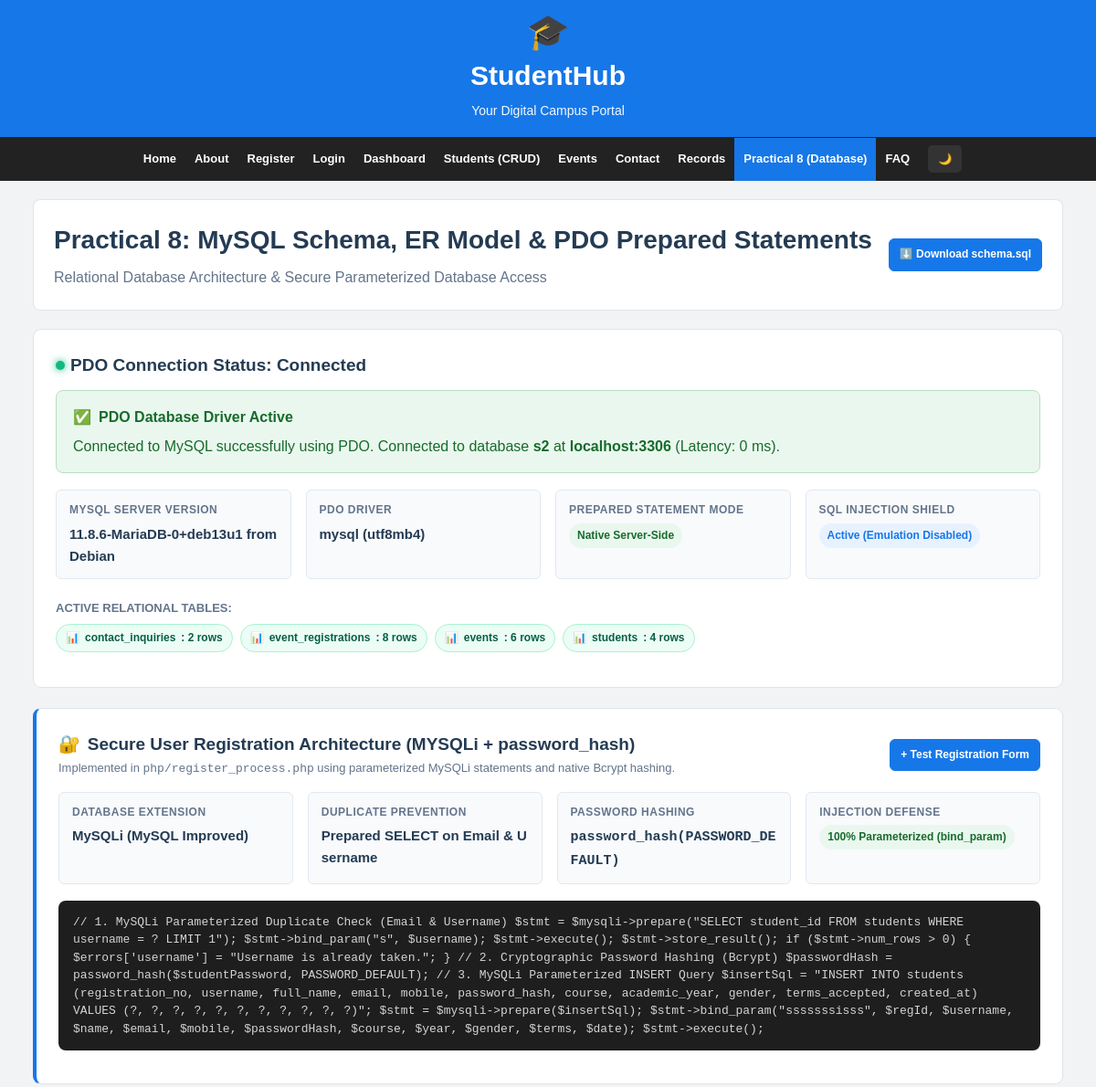
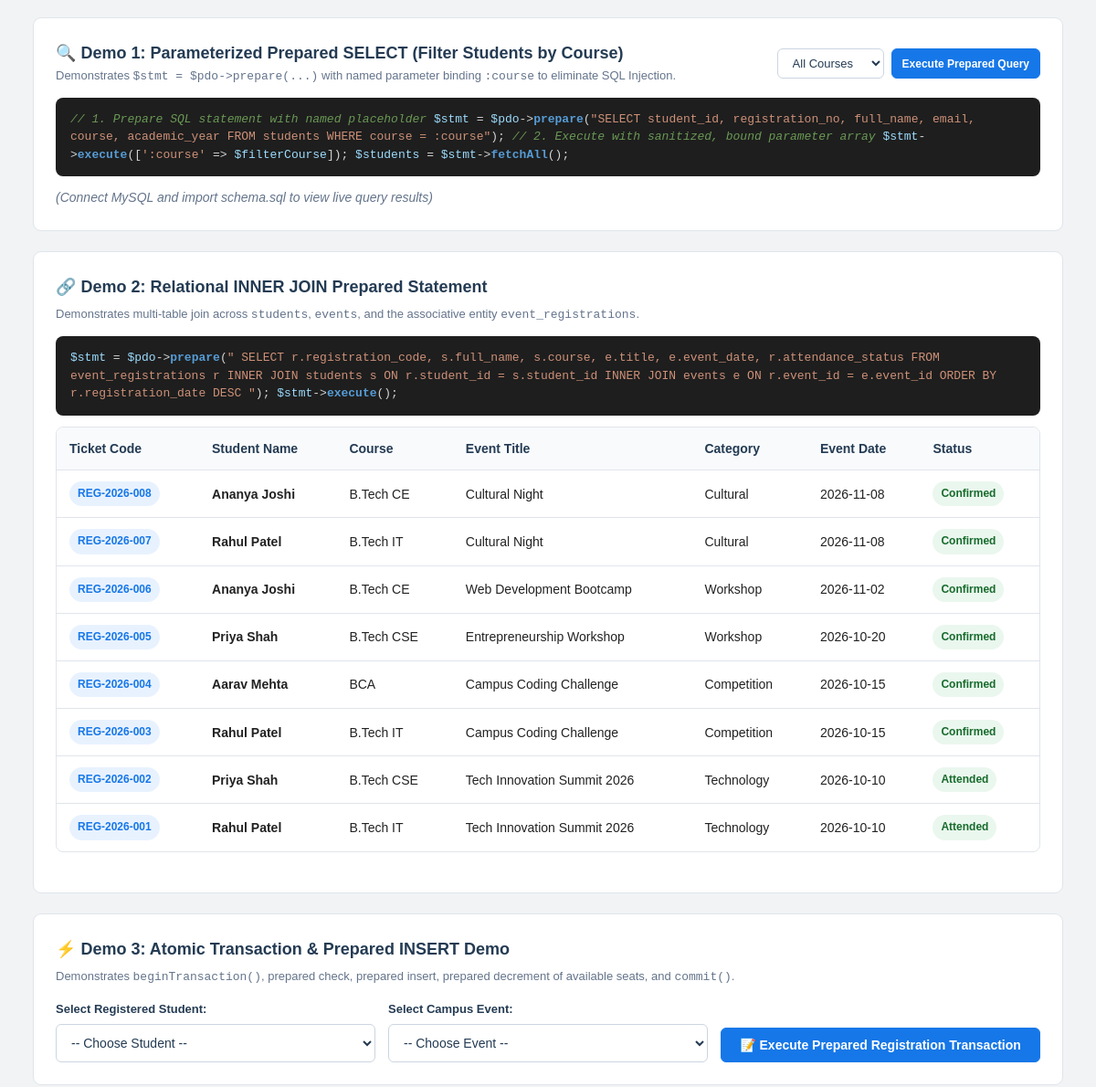
Page /php/db_dashboard.php?course=Administration (upper part) on the earlier database version (2 pictures, top to bottom).
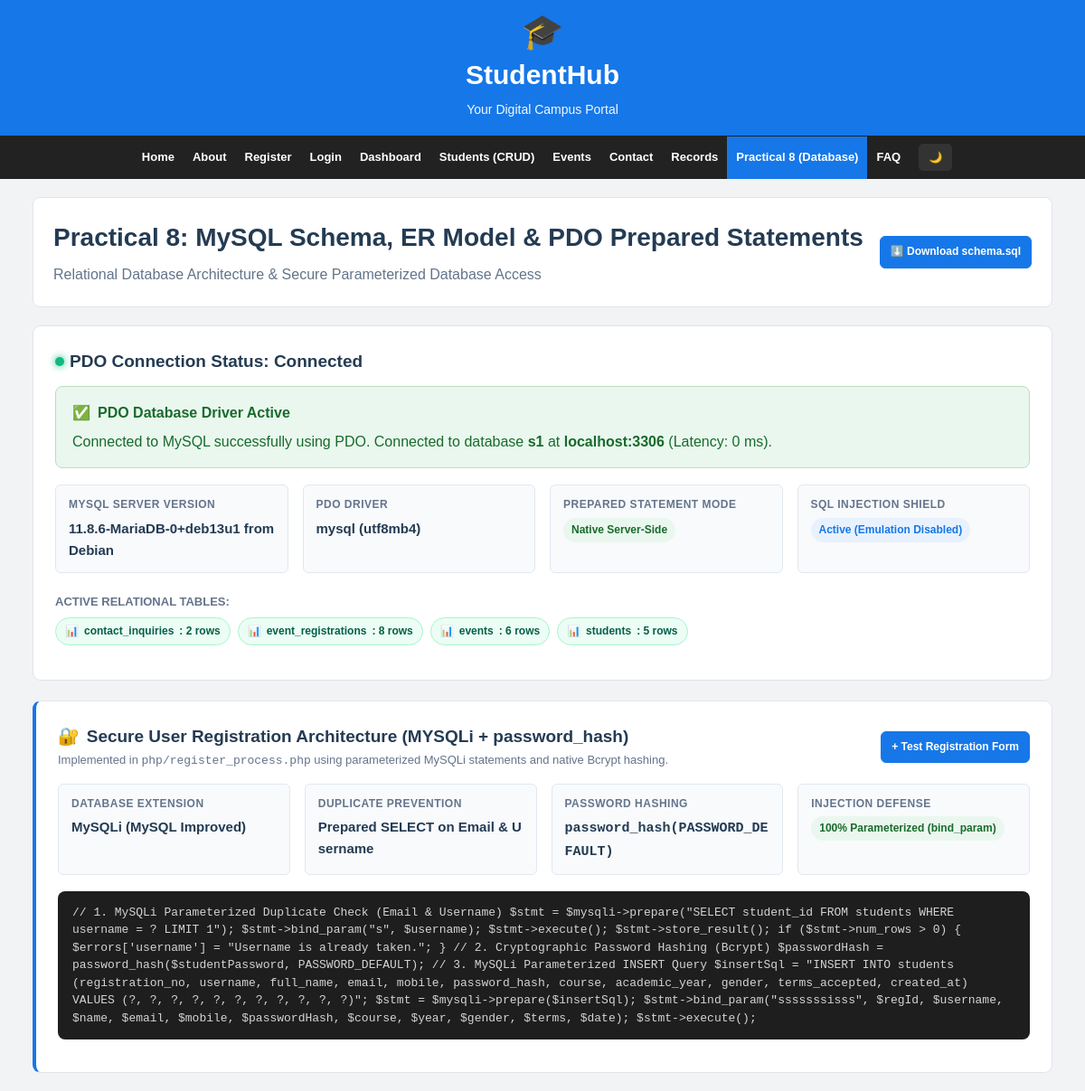
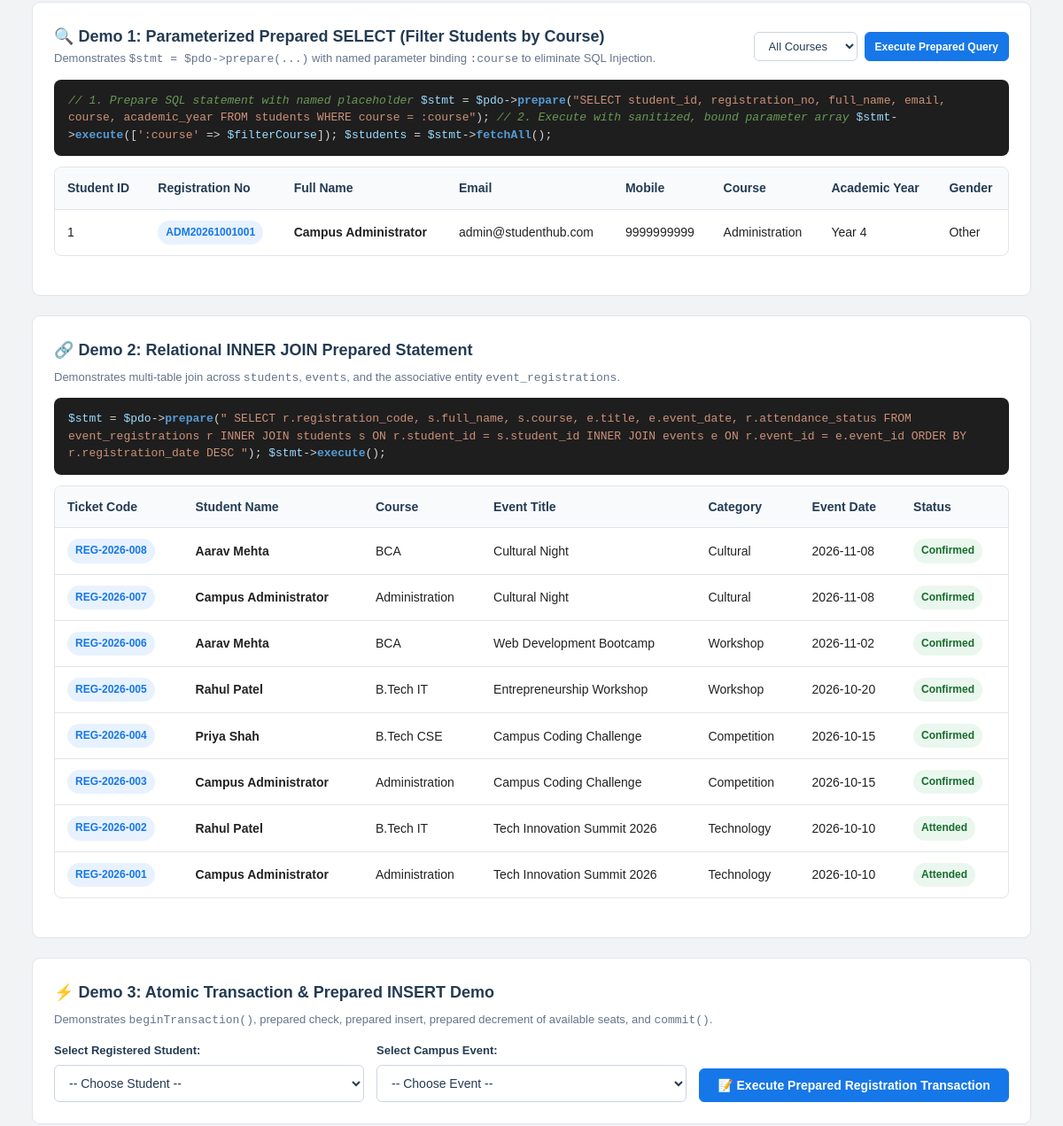
Same page on the later database version (2 pictures, top to bottom).
### tables this page shows
CREATE TABLE `event_registrations` (
    `registration_id` INT UNSIGNED AUTO_INCREMENT PRIMARY KEY,
    `student_id` INT UNSIGNED NOT NULL,
    `event_id` INT UNSIGNED NOT NULL,
    `registration_code` VARCHAR(50) NOT NULL UNIQUE COMMENT 'Unique ticket/token e.g. REG-2026-001',
    `registration_date` TIMESTAMP NOT NULL DEFAULT CURRENT_TIMESTAMP,
    `attendance_status` ENUM('Confirmed', 'Attended', 'Cancelled') NOT NULL DEFAULT 'Confirmed',
    `remarks` VARCHAR(255) DEFAULT NULL,

     
    CONSTRAINT `fk_registrations_student`
        FOREIGN KEY (`student_id`)
        REFERENCES `students` (`student_id`)
        ON DELETE CASCADE
        ON UPDATE CASCADE,

    CONSTRAINT `fk_registrations_event`
        FOREIGN KEY (`event_id`)
        REFERENCES `events` (`event_id`)
        ON DELETE CASCADE
        ON UPDATE CASCADE,

     
    UNIQUE KEY `unique_student_event_registration` (`student_id`, `event_id`),
    INDEX `idx_registrations_date` (`registration_date`)
);

CREATE TABLE `students` (
    `student_id` INT UNSIGNED AUTO_INCREMENT PRIMARY KEY,
    `registration_no` VARCHAR(30) NOT NULL UNIQUE COMMENT 'Formatted ID e.g. STU20261012001',
    `username` VARCHAR(50) NOT NULL UNIQUE COMMENT 'Unique portal username e.g. rahul_patel',
    `full_name` VARCHAR(100) NOT NULL,
    `email` VARCHAR(120) NOT NULL UNIQUE,
    `mobile` VARCHAR(15) NOT NULL UNIQUE,
    `password_hash` VARCHAR(255) NOT NULL COMMENT 'Bcrypt hashed password via password_hash()',
    `course` VARCHAR(50) NOT NULL COMMENT 'B.Tech IT, B.Tech CSE, BCA, etc.',
    `academic_year` TINYINT UNSIGNED NOT NULL COMMENT '1, 2, 3, or 4',
    `gender` ENUM('Male', 'Female', 'Other') NOT NULL,
    `terms_accepted` ENUM('Accepted', 'Pending') NOT NULL DEFAULT 'Accepted',
    `role` ENUM('student', 'admin') NOT NULL DEFAULT 'student' COMMENT 'Role-based access control (RBAC)',
    `remember_token` VARCHAR(64) DEFAULT NULL COMMENT 'SHA-256 hash of persistent remember-me token',
    `token_expiry` DATETIME DEFAULT NULL COMMENT 'Expiration datetime for remember-me token',
    `created_at` TIMESTAMP NOT NULL DEFAULT CURRENT_TIMESTAMP,
    `updated_at` TIMESTAMP NOT NULL DEFAULT CURRENT_TIMESTAMP ON UPDATE CURRENT_TIMESTAMP,

    INDEX `idx_students_username` (`username`),
    INDEX `idx_students_email` (`email`),
    INDEX `idx_students_role` (`role`),
    INDEX `idx_students_course_year` (`course`, `academic_year`)
);

CREATE TABLE `events` (
    `event_id` INT UNSIGNED AUTO_INCREMENT PRIMARY KEY,
    `title` VARCHAR(150) NOT NULL,
    `category` VARCHAR(50) NOT NULL COMMENT 'Technology, Competition, Workshop, Sports, Cultural',
    `event_date` DATE NOT NULL,
    `event_time` VARCHAR(30) NOT NULL,
    `location` VARCHAR(120) NOT NULL,
    `description` TEXT NOT NULL,
    `organizer` VARCHAR(120) NOT NULL,
    `total_seats` INT UNSIGNED NOT NULL,
    `available_seats` INT UNSIGNED NOT NULL,
    `status` ENUM('Upcoming', 'Ongoing', 'Completed', 'Cancelled') NOT NULL DEFAULT 'Upcoming',
    `created_at` TIMESTAMP NOT NULL DEFAULT CURRENT_TIMESTAMP,

    INDEX `idx_events_date` (`event_date`),
    INDEX `idx_events_category` (`category`),
    INDEX `idx_events_status` (`status`)
);

### php/db_dashboard.php (the view, shortened to what the rows shown need)
<?php
$pdo = getDBConnection();
$filterCourse = isset($_GET['course']) ? trim($_GET['course']) : 'All';
$studentsList = [];
if ($pdo instanceof PDO) {
    if ($filterCourse !== 'All' && !empty($filterCourse)) {
        $searchStmt = $pdo->prepare("
            SELECT student_id, registration_no, full_name, email, mobile, course, academic_year, gender
            FROM students
            WHERE course = :course
            ORDER BY student_id ASC
        ");
        $searchStmt->execute([':course' => $filterCourse]);
        $studentsList = $searchStmt->fetchAll();
    }
}
$joinList = [];
if ($pdo instanceof PDO) {
    $joinStmt = $pdo->prepare("
        SELECT
            r.registration_id,
            r.registration_code,
            s.full_name AS student_name,
            s.course,
            e.title AS event_title,
            e.category AS event_category,
            e.event_date,
            r.attendance_status,
            r.registration_date
        FROM event_registrations r
        INNER JOIN students s ON r.student_id = s.student_id
        INNER JOIN events e ON r.event_id = e.event_id
        ORDER BY r.registration_date DESC
    ");
    $joinStmt->execute();
    $joinList = $joinStmt->fetchAll();
}
?>
<!DOCTYPE html>
<html lang="en">
<head>
    <link rel="stylesheet" href="../css/style.css">
</head>
<body>
<header class="site-header">
    <h1>StudentHub</h1>
</header>
<main>
    <div class="container">
        <div class="page-title">
            <div style="display: flex; justify-content: space-between; align-items: center; flex-wrap: wrap; gap: 10px;">
                <div>
                    <h2>Practical 8: MySQL Schema, ER Model & PDO Prepared Statements</h2>
                </div>
            </div>
        </div>
        <section class="summary-card">
            <?php if (!empty($studentsList)): ?>
                <div class="table-responsive" style="margin-top: 10px;">
                    <table class="data-table">
                        <thead>
                            <tr>
                                <th>Student ID</th>
                                <th>Registration No</th>
                                <th>Full Name</th>
                                <th>Email</th>
                                <th>Mobile</th>
                                <th>Course</th>
                                <th>Academic Year</th>
                                <th>Gender</th>
                            </tr>
                        </thead>
                        <tbody>
                            <?php foreach ($studentsList as $stu): ?>
                                <tr>
                                    <td><?php echo $stu['student_id']; ?></td>
                                    <td><span class="badge badge-primary"><?php echo htmlspecialchars($stu['registration_no']); ?></span></td>
                                    <td><strong><?php echo htmlspecialchars($stu['full_name']); ?></strong></td>
                                    <td><?php echo htmlspecialchars($stu['email']); ?></td>
                                    <td><?php echo htmlspecialchars($stu['mobile']); ?></td>
                                    <td><?php echo htmlspecialchars($stu['course']); ?></td>
                                    <td>Year <?php echo htmlspecialchars($stu['academic_year']); ?></td>
                                    <td><?php echo htmlspecialchars($stu['gender']); ?></td>
                                </tr>
                            <?php endforeach; ?>
                        </tbody>
                    </table>
                </div>
            <?php else: ?>
                <p style="color: #64748b; font-size: 14px; margin-top: 10px;"><em>(Connect MySQL and import schema.sql to view live query results)</em></p>
            <?php endif; ?>
        </section>
        <section class="summary-card">
            <?php if (!empty($joinList)): ?>
                <div class="table-responsive" style="margin-top: 10px;">
                    <table class="data-table">
                        <thead>
                            <tr>
                                <th>Ticket Code</th>
                                <th>Student Name</th>
                                <th>Course</th>
                                <th>Event Title</th>
                                <th>Category</th>
                                <th>Event Date</th>
                                <th>Status</th>
                            </tr>
                        </thead>
                        <tbody>
                            <?php foreach ($joinList as $row): ?>
                                <tr>
                                    <td><span class="badge badge-primary"><?php echo htmlspecialchars($row['registration_code']); ?></span></td>
                                    <td><strong><?php echo htmlspecialchars($row['student_name']); ?></strong></td>
                                    <td><?php echo htmlspecialchars($row['course']); ?></td>
                                    <td><?php echo htmlspecialchars($row['event_title']); ?></td>
                                    <td><?php echo htmlspecialchars($row['event_category']); ?></td>
                                    <td><?php echo htmlspecialchars($row['event_date']); ?></td>
                                    <td><span class="badge badge-success"><?php echo htmlspecialchars($row['attendance_status']); ?></span></td>
                                </tr>
                            <?php endforeach; ?>
                        </tbody>
                    </table>
                </div>
            <?php else: ?>
                <p style="color: #64748b; font-size: 14px; margin-top: 10px;"><em>(Connect MySQL to view live relational join results)</em></p>
            <?php endif; ?>
        </section>
    </div>
</main>
</body>
</html>

Differences in the rows shown:
now on this page (row edited): students: student_id "1", registration_no "ADM20261001001", full_name "Campus Administrator", email "admin@studenthub.com", mobile "9999999999", course "Administration", academic_year "4", gender "Other"
changed through a linked row, event_registrations "REG-2026-008": student.full_name "Ananya Joshi" → "Aarav Mehta"; student.course "B.Tech CE" → "BCA"
changed through a linked row, event_registrations "REG-2026-007": student.full_name "Rahul Patel" → "Campus Administrator"; student.course "B.Tech IT" → "Administration"
changed through a linked row, event_registrations "REG-2026-006": student.full_name "Ananya Joshi" → "Aarav Mehta"; student.course "B.Tech CE" → "BCA"
changed through a linked row, event_registrations "REG-2026-005": student.full_name "Priya Shah" → "Rahul Patel"; student.course "B.Tech CSE" → "B.Tech IT"
changed through a linked row, event_registrations: student.full_name "Aarav Mehta" → "Priya Shah"; student.course "BCA" → "B.Tech CSE"
changed through a linked row, event_registrations "REG-2026-003": student.full_name "Rahul Patel" → "Campus Administrator"; student.course "B.Tech IT" → "Administration"
changed through a linked row, event_registrations "REG-2026-002": student.full_name "Priya Shah" → "Rahul Patel"; student.course "B.Tech CSE" → "B.Tech IT"
changed through a linked row, event_registrations "REG-2026-001": student.full_name "Rahul Patel" → "Campus Administrator"; student.course "B.Tech IT" → "Administration"
Other differences:
$dbDiag['database']: "s2" → "s1"
new list line: "students : 5 rows"
text no longer shown: "(Connect MySQL and import schema.sql to view live query results)"
text now shown: "Student ID Registration No Full Name Email Mobile Course Academic Year Gender"
list line gone: "students : 4 rows"
